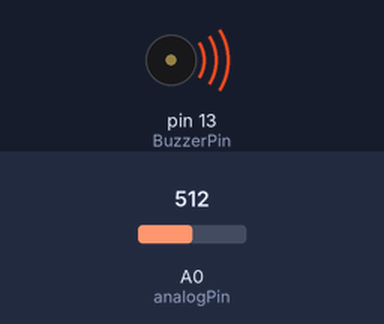
Simulated run of this sketch. Board: Arduino Uno, built with avr-gcc and run on an emulated ATmega328P. On the bench: buzzer (waves = sounding, pin HIGH). The test bench sets the inputs (shaded band); at power-on: A0 (analogPin) = 512. What the sketch prints to the serial monitor is not drawn.

Above: at 1.2 s.
1.3 s: A0 (analogPin) set to 409
4.3 s: A0 (analogPin) set to 389
7.3 s: A0 (analogPin) set to 1023
9.0 s: A0 (analogPin) set to 390
Timing chart, 0 to 12.0 s (numbered marks = the images above; inputs shaded):
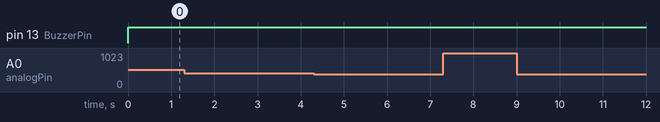

The sketch:

analogMonitor.ino
```cpp
const int analogPin = A0;    // Flame Sensor (A0) to Arduino analog input pin A0
const int BuzzerPin = 13;       // Buzzer output pin
const int threshold = 400;   // Flame level threshold (You can vary the value depends on your need)

void setup() {

  pinMode(BuzzerPin, OUTPUT);
  // initialize serial communications:
  Serial.begin(9600);
}

void loop() {
  // read the value of the Flame Sensor:
  int analogValue = analogRead(analogPin);
   Serial.println(analogValue); //serial print the FLAME sensor value

  if (analogValue > threshold) {
    digitalWrite(BuzzerPin, HIGH);
    Serial.print("High FLAME");
  }
  else if (analogValue = threshold){
    Serial.print("Low FLAME");
    digitalWrite(BuzzerPin, HIGH);
    delay(400);
    digitalWrite(BuzzerPin, LOW);
  }
  else {
    digitalWrite(BuzzerPin, LOW);
    Serial.print("No flame");
  }

  delay(1);
}
```

Measured:
- after the input at 1.3 s, every drawn part: stays the same
